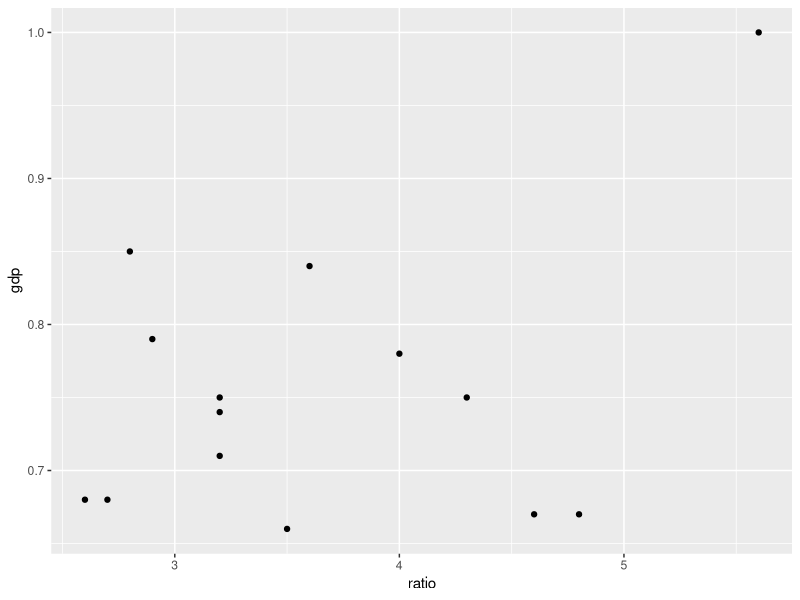

Write the R code that produced this figure.
## ---- chunk 1
library(tidyverse)
## ---- chunk 2
#data <- read_csv(LINK TO DATA)
data <- read_csv(file = "../data/jencks_table1.csv")
## ---- chunk 3
data |>
  ggplot(mapping = aes(x = ratio, y = gdp)) +
  geom_point()
